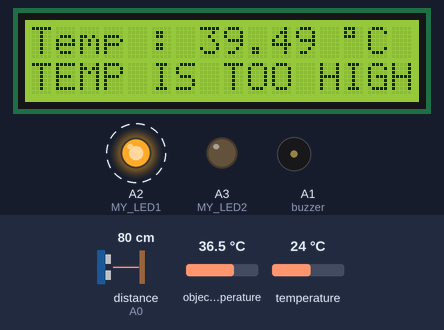
The sketch below on a simulated Particle Photon. Parts: 16×2 character LCD, output pins drawn as LEDs (lit = HIGH), buzzer (waves = sounding, pin HIGH). Dashed ring = blinking. The test bench sets the inputs (shaded band); at power-on: distance to the obstacle (sensor on A0) 80 cm, object temperature 36.5 °C, temperature 24 °C. The echo pulse lasts 58.3 µs per cm; pins used as bus, display or sensor lines are not drawn.

Above: at 3.2 s.
At 33.7 s:
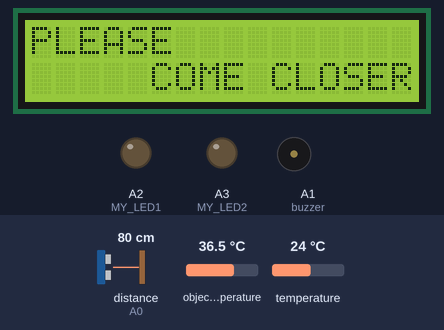
Timing chart, 0 to 35.2 s (numbered marks = the images above):
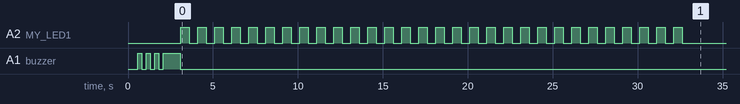

Measured:
- by itself, A2 (MY_LED1): LOW → HIGH at 3.1 s, → LOW 0.50 s later, → HIGH 0.50 s later, → LOW 0.50 s later, … (60 changes in this stretch)
- by itself, A1 (buzzer): goes 3 × (HIGH 0.25 s, LOW 0.25 s), HIGH 1.0 s, then LOW

The sketch:

temperaturekiosk2.ino
```cpp
// This #include statement was automatically added by the Particle IDE.
#include <Adafruit_MLX90614.h>

// This #include statement was automatically added by the Particle IDE.
#include <LiquidCrystal.h>


Adafruit_MLX90614 mlx = Adafruit_MLX90614();

// code for LCD display
#include "LiquidCrystal/LiquidCrystal.h"
LiquidCrystal lcd(2, 3, 4, 5, 6, 7); // Creates an LCD object. Parameters: (rs, enable, d4, d5, d6, d7)

//Ultrasonic Sensor
const int triggerPin = D9;
const int echoPin = D10;
const int buzzer  = D11;
float pulse_width, distance;

const pin_t MY_LED1 = D12;  // RED ALARM LED
const pin_t MY_LED2 = D13;  // GREEN ACCEPTED LED
int TIME1 = 500; // RED LED ON/OFF Time Delay
int TIME2 = 1000; // GREEN LED ON/OFF Time Delay

float MaxTemp = 37.5; //Max Allowed Temperature in Celcius


void setup()
{
// for Infrared sensor
    mlx.begin();

//for LCD Display
    lcd.begin(16,2); // Initializes the interface to the LCD screen, and specifies the dimensions (width and height) of the display }

//Ultrasonic Sensor
    pinMode(triggerPin, OUTPUT);
    pinMode(echoPin, INPUT);
    digitalWrite(triggerPin, LOW);
    delayMicroseconds(2);

//Buzzer
    pinMode(buzzer, OUTPUT);

//LEDs
	pinMode(MY_LED1, OUTPUT); // RED LED
	pinMode(MY_LED2, OUTPUT); // GREEN LED

}


void loop()
{
    if(distance<=5) //Required minimum gap between Sensor and forehead
    {

    delay(500);
    float amb = mlx.readAmbientTempC();
    float obj1 = mlx.readObjectTempC(); // Reading the Person's temperature
    digitalWrite(buzzer,HIGH);
    delay(250);
    digitalWrite(buzzer,LOW);
    delay(250);
    float obj2 = mlx.readObjectTempC();
    digitalWrite(buzzer,HIGH);
    delay(250);
    digitalWrite(buzzer,LOW);
    delay(250);
    float obj3 = mlx.readObjectTempC();
    digitalWrite(buzzer,HIGH);
    delay(250);
    digitalWrite(buzzer,LOW);
    delay(250);
    float obj4 = mlx.readObjectTempC();
    digitalWrite(buzzer,HIGH);
    delay(1000);
    float obj = ((obj1+obj2+obj3+obj4)/4)+3; // 3°C is added to the average to compensate the error in measurement after testing the device
    digitalWrite(buzzer,LOW);
    Particle.publish("AmbientTemp", String(amb), PRIVATE); // Publishing on Particle Events for information and records
    Particle.publish("PersonalTemp", String(obj), PRIVATE); // Publishing on Particle Events for information and records

            lcd.clear(); // Clears the LCD screen
            lcd.setCursor(0,0);
            lcd.print("Temp :       \337C"); // Prints "TEMP : Wording and degree (° = \337C) symbol
            lcd.setCursor(7,0);
            lcd.print(obj); // Prints person's measured average temperature on the LCD


        if(obj>MaxTemp) // Acceptable maximum temperature
        {
            lcd.setCursor(0,1);
            lcd.print("TEMP IS TOO HIGH");

            //ALARM RED LED
            for (int j=1; j<=30; j=j+1) // j is the No of blinks of the LED
            {
            digitalWrite(MY_LED1,HIGH); //Turn red LED on
            delay(TIME1);             //Leave on for TIME 1
            digitalWrite(MY_LED1,LOW);  //Turn red LED off
            delay(TIME1);            //Leave off TIME 2
            }

            lcd.clear(); // Clears the LCD screen

        }
        else
        {

            digitalWrite(MY_LED2, HIGH); // GREEN LED is ON if the temperature is accepeted
            delay(10000); // Display and LED  ON delay

            digitalWrite(MY_LED2, LOW); // GREEN LED is OFF
            lcd.clear(); // Clears the LCD screen

        }


    }

    else

    {
    Particle.publish("Come Closer", PRIVATE); //Display message if the person is far from the device.

    lcd.setCursor(0,0);
    lcd.print("PLEASE"); // Prints "Come Closer" on the LCD
    lcd.setCursor(5,1);
    lcd.print("COME CLOSER"); // Prints "Come Closer" on the LCD

    //digitalWrite(buzzer,LOW);
    }


//For Ultrasonic Sensor
  digitalWrite(triggerPin, HIGH);
  delayMicroseconds(10);
  digitalWrite(triggerPin, LOW);
  pulse_width = pulseIn(echoPin, HIGH);
  distance = (pulse_width*.343)/20;
  Particle.publish("Distance", String(distance)); //Publish the distance on Particle event for referance.
  delay(500);

}
```
